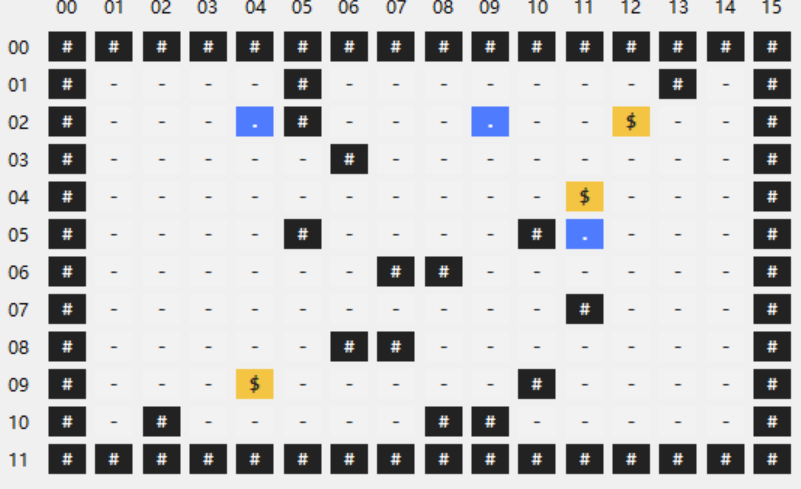
#> input picture 比赛关卡/53428f28b402930178d5bd50ed62f96c.png, 801 x 489 px; its folder holds only this picture in this run
$ python -i vision.py   (imports and definitions only)
#> lines starting #> are read from the running program, lines starting #| are printed output that depends on the picture; after the words box and inside, x2 and y2 are one past the last pixel; in counts of white or black regions, pixels touching at a corner belong together
#> further down, picture is the input picture: shape (489, 801, 3); mean B, G, R 200.1, 200, 200
from __future__ import annotations

from itertools import permutations
from pathlib import Path

import cv2
import numpy as np

from .grid import Level

CELL_SIZE = 64  # default for generated/recognized roundtrips

BASE_COLORS_BGR: dict[str, tuple[int, int, int]] = {
    ".": (238, 238, 238),
    "#": (45, 45, 45),
    "P": (40, 180, 255),
    "X": (45, 45, 220),
    "E": (50, 200, 80),
}

BOX_COLORS_BGR: dict[int, tuple[int, int, int]] = {
    1: (60, 90, 230),
    2: (60, 155, 235),
    3: (160, 80, 220),
    4: (110, 60, 210),
}

GOAL_COLORS_BGR: dict[int, tuple[int, int, int]] = {
    1: (80, 190, 80),
    2: (200, 175, 60),
    3: (210, 120, 80),
    4: (130, 190, 60),
}


# [153 lines left out: functions generate_level_image, recognize_level_image, _draw_cell, _token_color, _nearest_token, _read_image and 1 more, not called in this run]


# ---------------------- Contest / real-image support & auto grid ----------------------

CONTEST_ROWS = 12
CONTEST_COLS = 16
CONTEST_START = (5, 1)


def _axis_clusters(values: list[float], tolerance: float) -> list[float]:
    if not values:
        return []
    groups: list[list[float]] = []
    for value in sorted(values):
        if not groups or abs(value - groups[-1][-1]) > tolerance:
            groups.append([value])
        else:
            groups[-1].append(value)
    return [sum(group) / len(group) for group in groups]


def _best_even_run(values: list[float], count: int) -> list[float]:
    if len(values) <= count:
        return values[:count]
    best = values[:count]
    best_score = float("inf")
    for start in range(0, len(values) - count + 1):
        run = values[start:start + count]
        diffs = [run[index + 1] - run[index] for index in range(len(run) - 1)]
        if not diffs:
            continue
        mean = sum(diffs) / len(diffs)
        variance = sum((diff - mean) ** 2 for diff in diffs) / len(diffs)
        score = variance ** 0.5
        if score < best_score:
            best = run
            best_score = score
    return best


def _detect_contest_grid_centers(image: np.ndarray) -> tuple[list[float], list[float]] | None:
    """Detect the 16x12 contest grid by clustering black wall-cell centers."""
    gray = cv2.cvtColor(image, cv2.COLOR_BGR2GRAY)
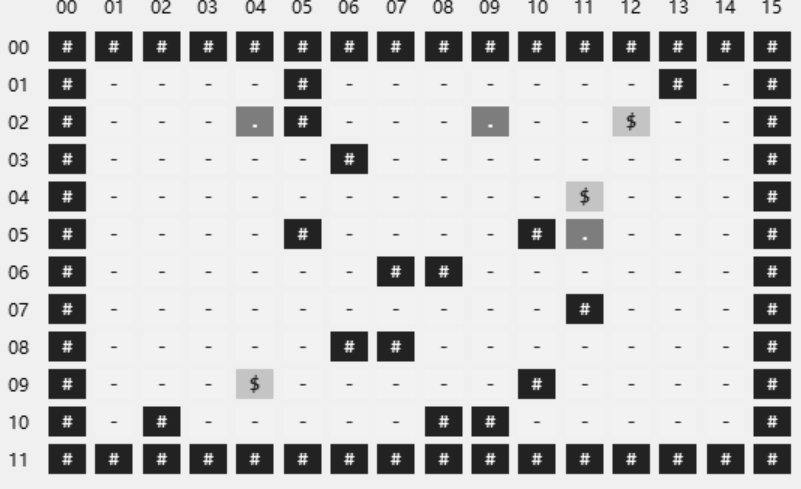
#> gray: shape (489, 801); min 10, max 251, mean 200
    mask = gray < 60
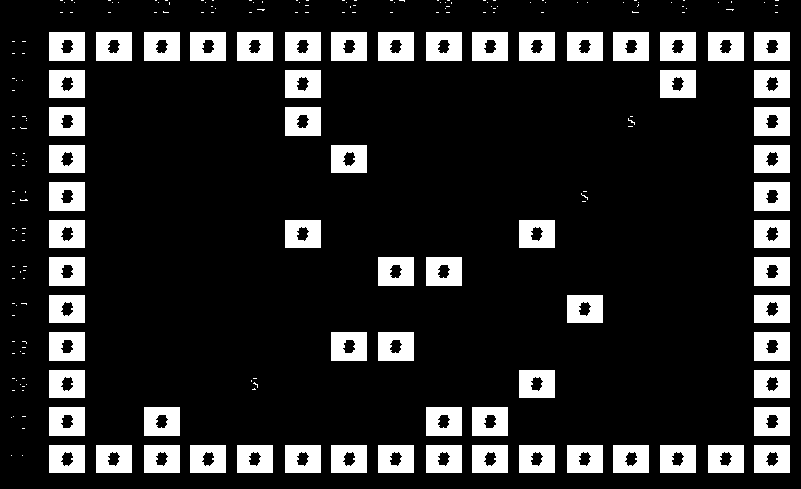
#> mask: shape (489, 801) bool; 15.7% white; 223 white regions (156 under 20 px)
    contours, _ = cv2.findContours(mask.astype("uint8") * 255, cv2.RETR_EXTERNAL, cv2.CHAIN_APPROX_SIMPLE)
#> contours = 223 contours, 156 with area under 20; largest, box (x1, y1, x2, y2) and area: (754, 407, 790, 436) 980, (472, 407, 508, 436) 980, (426, 407, 462, 436) 980, (144, 407, 180, 436) 980, (49, 407, 85, 436) 980

    centers: list[tuple[float, float]] = []
    for contour in contours:
        x, y, width, height = cv2.boundingRect(contour)
        area = cv2.contourArea(contour)
        if 18 <= width <= 50 and 16 <= height <= 42 and area >= 250:
            centers.append((x + width / 2, y + height / 2))
#> this loop made 223 passes
#> (x, y, width, height, area) on passes 66 to 68: (754, 257, 36, 29, 980), (426, 257, 36, 29, 980), (378, 257, 36, 29, 980)
#> after the loop, centers = 67 pairs, first value 67 to 772, second value 46.5 to 459

    if len(centers) < CONTEST_ROWS + CONTEST_COLS:
        return None

    xs = _axis_clusters([x for x, _ in centers], tolerance=14)
#> the loop in _axis_clusters, `for value in sorted(values):` made 67 passes
#> value on passes 1 to 12: 67, 67, 67, 67, 67, 67, 67, 67, 67, 67, 67, 67
#> after the loop in _axis_clusters, `for value in sorted(values):`: groups = 16 items, first 6: [67, 67, 67, 67, 67, 67, 67, 67, 67, 67, 67, 67], [114, 114], [162, 162, 162], [208, 208], [255, 255], [303, 303, 303, 303, 303]
#> xs = [67, 114, 162, 208, 255, 303, 349, 396, 444, 490, 537, 585, 631, 678, 726, 772]
    ys = _axis_clusters([y for _, y in centers], tolerance=14)
#> the loop in _axis_clusters (call 2), `for value in sorted(values):` made 67 passes
#> value on passes 1 to 12: 46.5, 46.5, 46.5, 46.5, 46.5, 46.5, 46.5, 46.5, 46.5, 46.5, 46.5, 46.5
#> ys = [46.5, 84, 121.5, 159, 196.5, 234, 271.5, 309, 346.5, 384, 421.5, 459]
    if len(xs) < CONTEST_COLS or len(ys) < CONTEST_ROWS:
        return None

    xs = _best_even_run(xs, CONTEST_COLS)
    ys = _best_even_run(ys, CONTEST_ROWS)
    if len(xs) != CONTEST_COLS or len(ys) != CONTEST_ROWS:
        return None
    return xs, ys


# [140 lines left out: functions _contest_cell_token, _recognize_contest_fixed_grid, _remap_goal_ids, _goal_permutation_candidates, not called in this run]


def _numbered_object_count(level: Level, prefix: str) -> int:
    return sum(1 for row in level.rows for token in row if token.startswith(prefix))


# [470 lines left out: functions _matching_manhattan_lower_bound, _cleanup_tokens, _estimate_cell_size, recognize_contest_image, batch_solve_contest_levels, not called in this run]

>>> import cv2
>>> picture = cv2.imread('../../../比赛关卡/53428f28b402930178d5bd50ed62f96c.png')
>>> result = _detect_contest_grid_centers(picture)
#> result = ([67, 114, 162, 208, 255, 303, 349, 396, 444, 490, 537, 585, 631, 678, 726, 772], [46.5, 84, 121.5, 159, 196.5, 234, 271.5, 309, 346.5, 384, 421.5, 459])

$ run again, on 比赛关卡/736b36d097257ff65d3bf678b4b3ab92.png
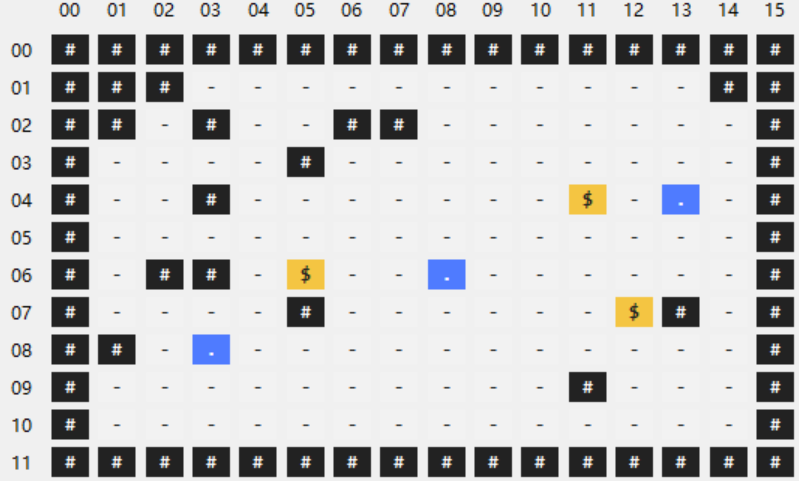
#> input picture 比赛关卡/736b36d097257ff65d3bf678b4b3ab92.png, 799 x 481 px
#> picture is the input picture: shape (481, 799, 3); mean B, G, R 199.3, 199.2, 199.2
#> in _detect_contest_grid_centers, `gray = cv2.cvtColor(image, cv2.COLOR_BGR2GRAY)`:
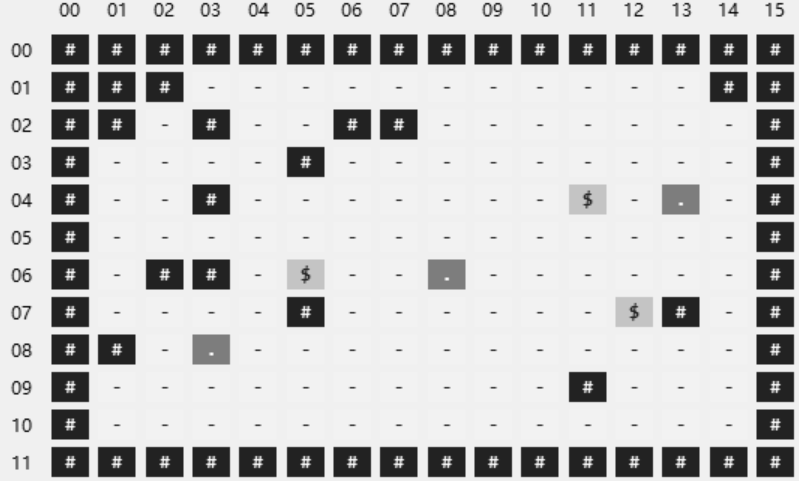
#> gray: shape (481, 799); min 10, max 251, mean 199.2
#> in _detect_contest_grid_centers, `mask = gray < 60`:
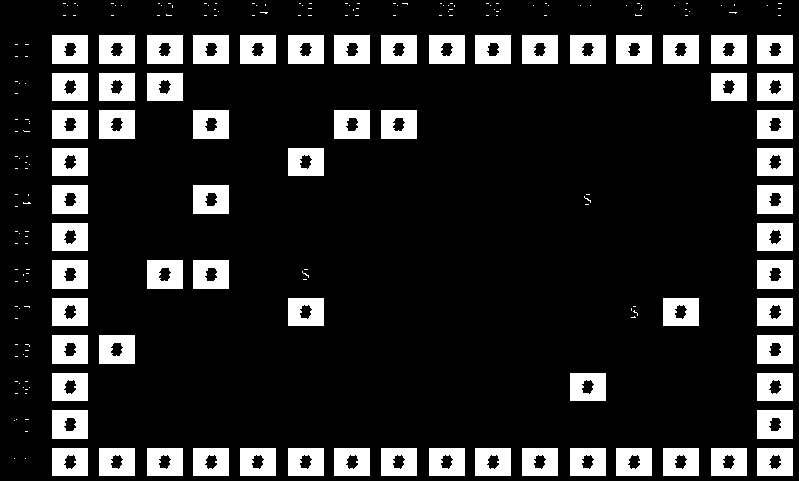
#> mask: shape (481, 799) bool; 16% white; 223 white regions (156 under 20 px)
#> contours = 223 contours, 156 with area under 20; largest, box (x1, y1, x2, y2) and area: (757, 410, 793, 439) 980, (52, 410, 88, 439) 980, (757, 335, 793, 364) 980, (99, 335, 135, 364) 980, (52, 335, 88, 364) 980
#> the loop in _detect_contest_grid_centers, `for contour in contours:` made 223 passes
#> (x, y, width, height, area) on passes 66 to 68: (757, 260, 36, 29, 980), (193, 260, 36, 29, 980), (147, 260, 36, 29, 980)
#> after the loop in _detect_contest_grid_centers, `for contour in contours:`: centers = 67 pairs, first value 70 to 775, second value 49.5 to 462
#> the loop in _axis_clusters, `for value in sorted(values):` made 67 passes
#> value on passes 1 to 8: 70, 70, 70, 70, 70, 70, 70, 70
#> after the loop in _axis_clusters, `for value in sorted(values):`: groups = 16 items, first 6: [70, 70, 70, 70, 70, 70, 70, 70, 70, 70, 70, 70], [117, 117, 117, 117, 117], [165, 165, 165, 165], [211, 211, 211, 211, 211], [258, 258], [306, 306, 306, 306]
#> xs = [70, 117, 165, 211, 258, 306, 352, 399, 447, 493, 540, 588, 634, 681, 729, 775]
#> the loop in _axis_clusters (call 2), `for value in sorted(values):` made 67 passes
#> value on passes 1 to 8: 49.5, 49.5, 49.5, 49.5, 49.5, 49.5, 49.5, 49.5
#> ys = [49.5, 87, 124.5, 162, 199.5, 237, 274.5, 312, 349.5, 387, 424.5, 462]
#> result = ([70, 117, 165, 211, 258, 306, 352, 399, 447, 493, 540, 588, 634, 681, 729, 775], [49.5, 87, 124.5, 162, 199.5, 237, 274.5, 312, 349.5, 387, 424.5, 462])

$ run again, on 比赛关卡/91736944423264a6d920336d3e88ef2d.png
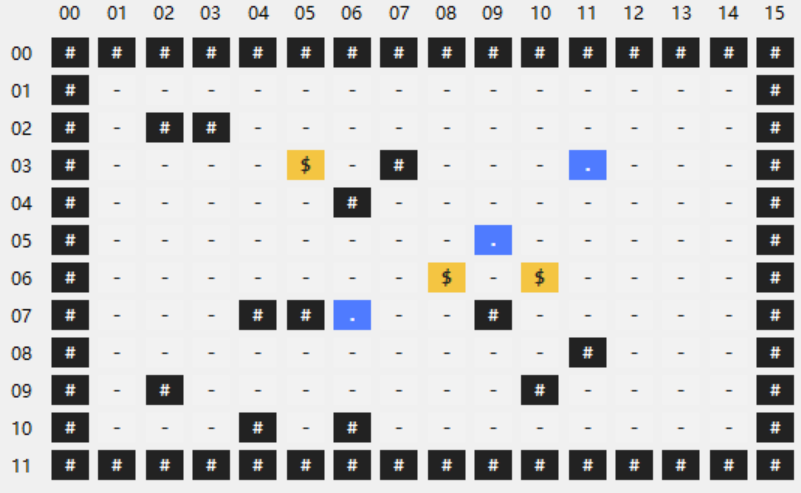
#> input picture 比赛关卡/91736944423264a6d920336d3e88ef2d.png, 801 x 493 px
#> picture is the input picture: shape (493, 801, 3); mean B, G, R 202, 202, 202
#> in _detect_contest_grid_centers, `gray = cv2.cvtColor(image, cv2.COLOR_BGR2GRAY)`:
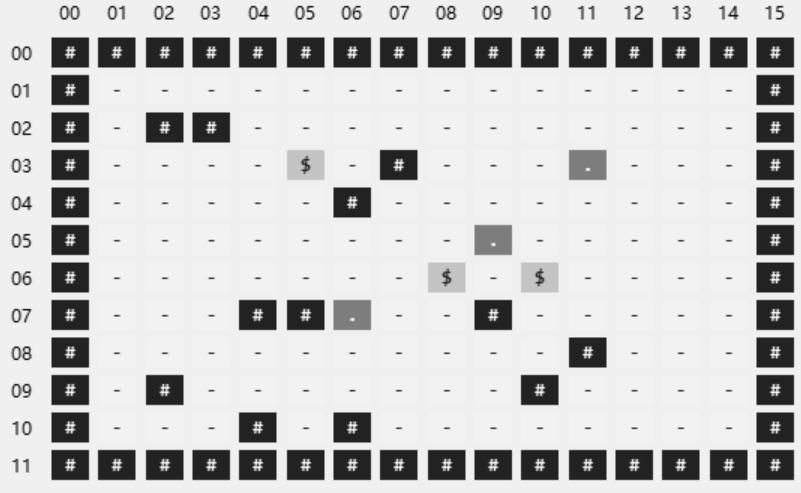
#> gray: shape (493, 801); min 10, max 251, mean 202
#> in _detect_contest_grid_centers, `mask = gray < 60`:
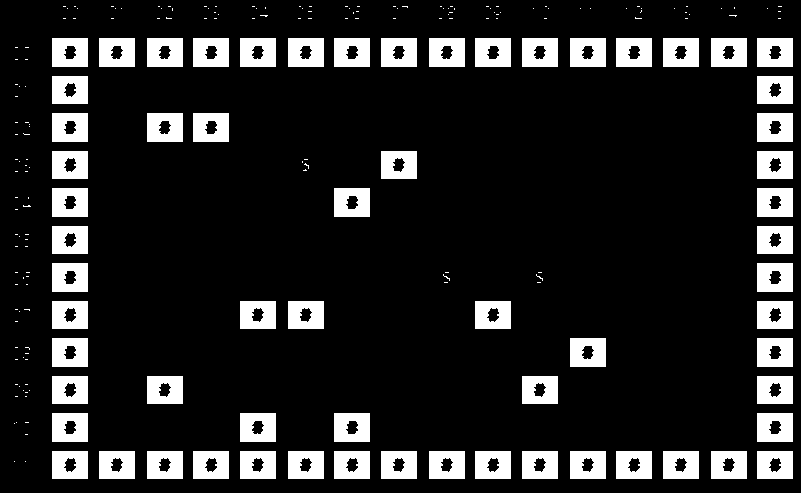
#> mask: shape (493, 801) bool; 14.9% white; 220 white regions (156 under 20 px)
#> contours = 220 contours, 156 with area under 20; largest, box (x1, y1, x2, y2) and area: (757, 413, 793, 442) 980, (334, 413, 370, 442) 980, (240, 413, 276, 442) 980, (52, 413, 88, 442) 980, (757, 338, 793, 367) 980
#> the loop in _detect_contest_grid_centers, `for contour in contours:` made 220 passes
#> (contour, x, y, width, height, area) on passes 3 to 5: ([[757, 451], [757, 478], [792, 478], [792, 451]], 757, 451, 36, 28, 945), ([[711, 451], [711, 478], [746, 478], [746, 451]], 711, 451, 36, 28, 945), ([[663, 451], [663, 478], [698, 478], [698, 451]], 663, 451, 36, 28, 945)
#> after the loop in _detect_contest_grid_centers, `for contour in contours:`: centers = 64 pairs, first value 70 to 775, second value 52.5 to 465
#> the loop in _axis_clusters, `for value in sorted(values):` made 64 passes
#> value on passes 1 to 8: 70, 70, 70, 70, 70, 70, 70, 70
#> after the loop in _axis_clusters, `for value in sorted(values):`: groups = 16 items, first 6: [70, 70, 70, 70, 70, 70, 70, 70, 70, 70, 70, 70], [117, 117], [165, 165, 165, 165], [211, 211, 211], [258, 258, 258, 258], [306, 306, 306]
#> xs = [70, 117, 165, 211, 258, 306, 352, 399, 447, 493, 540, 588, 634, 681, 729, 775]
#> the loop in _axis_clusters (call 2), `for value in sorted(values):` made 64 passes
#> value on passes 1 to 8: 52.5, 52.5, 52.5, 52.5, 52.5, 52.5, 52.5, 52.5
#> ys = [52.5, 90, 127.5, 165, 202.5, 240, 277.5, 315, 352.5, 390, 427.5, 465]
#> result = ([70, 117, 165, 211, 258, 306, 352, 399, 447, 493, 540, 588, 634, 681, 729, 775], [52.5, 90, 127.5, 165, 202.5, 240, 277.5, 315, 352.5, 390, 427.5, 465])

$ run again, on 比赛关卡/b86876d64c90f79ad016c253cbaecd2a.png
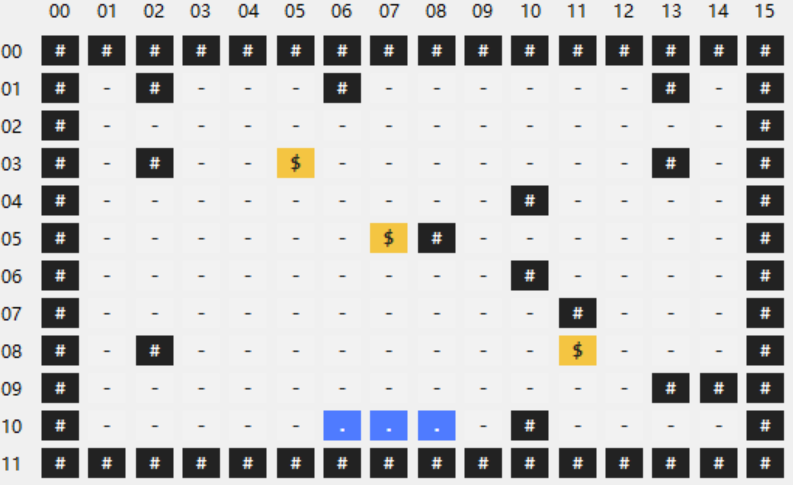
#> input picture 比赛关卡/b86876d64c90f79ad016c253cbaecd2a.png, 793 x 485 px
#> picture is the input picture: shape (485, 793, 3); mean B, G, R 200.4, 200.4, 200.4
#> in _detect_contest_grid_centers, `gray = cv2.cvtColor(image, cv2.COLOR_BGR2GRAY)`:
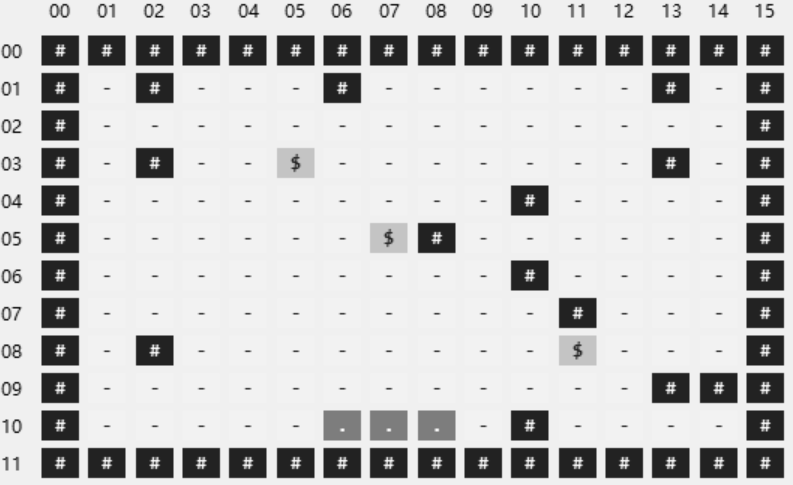
#> gray: shape (485, 793); min 10, max 251, mean 200.4
#> in _detect_contest_grid_centers, `mask = gray < 60`:
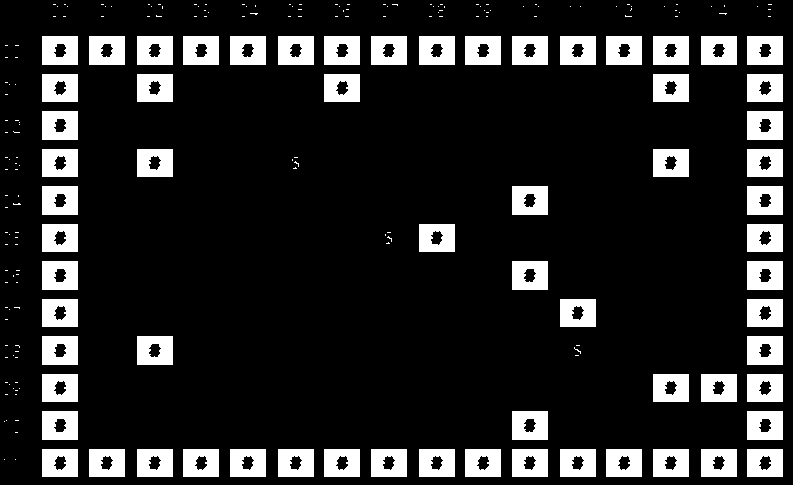
#> mask: shape (485, 793) bool; 15.5% white; 222 white regions (157 under 20 px)
#> contours = 222 contours, 157 with area under 20; largest, box (x1, y1, x2, y2) and area: (747, 411, 783, 440) 980, (512, 411, 548, 440) 980, (42, 411, 78, 440) 980, (747, 336, 783, 365) 980, (137, 336, 173, 365) 980
#> the loop in _detect_contest_grid_centers, `for contour in contours:` made 222 passes
#> (x, y, width, height, area) on passes 63 to 65: (747, 261, 36, 29, 980), (512, 261, 36, 29, 980), (42, 261, 36, 29, 980)
#> after the loop in _detect_contest_grid_centers, `for contour in contours:`: centers = 65 pairs, first value 60 to 765, second value 50.5 to 463
#> the loop in _axis_clusters, `for value in sorted(values):` made 65 passes
#> value on passes 1 to 8: 60, 60, 60, 60, 60, 60, 60, 60
#> after the loop in _axis_clusters, `for value in sorted(values):`: groups = 16 items, first 6: [60, 60, 60, 60, 60, 60, 60, 60, 60, 60, 60, 60], [107, 107], [155, 155, 155, 155, 155], [201, 201], [248, 248], [296, 296]
#> xs = [60, 107, 155, 201, 248, 296, 342, 389, 437, 483, 530, 578, 624, 671, 719, 765]
#> the loop in _axis_clusters (call 2), `for value in sorted(values):` made 65 passes
#> value on passes 1 to 8: 50.5, 50.5, 50.5, 50.5, 50.5, 50.5, 50.5, 50.5
#> ys = [50.5, 88, 125.5, 163, 200.5, 238, 275.5, 313, 350.5, 388, 425.5, 463]
#> result = ([60, 107, 155, 201, 248, 296, 342, 389, 437, 483, 530, 578, 624, 671, 719, 765], [50.5, 88, 125.5, 163, 200.5, 238, 275.5, 313, 350.5, 388, 425.5, 463])
